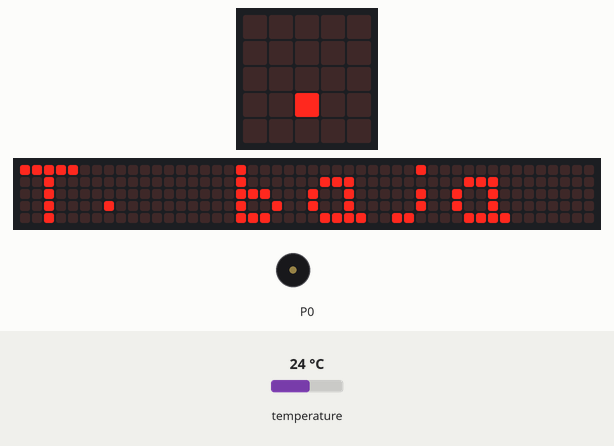
Recording of a program running on a simulated BBC micro:bit (MakeCode). Shown: the board's 5×5 LED display, a strip that is not on the board, showing the scrolling text unrolled, buzzer (waves = sounding). Inputs (shaded band) come from the test bench; at power-on: temperature 24 °C. The 48×5 strip is a reading aid, not a part: it shows the text the display is scrolling, unrolled, one strip-width of it at a time.

Above: at 5.28 s.
5.3 s: temperature set to 12 °C
At 11.09 s:
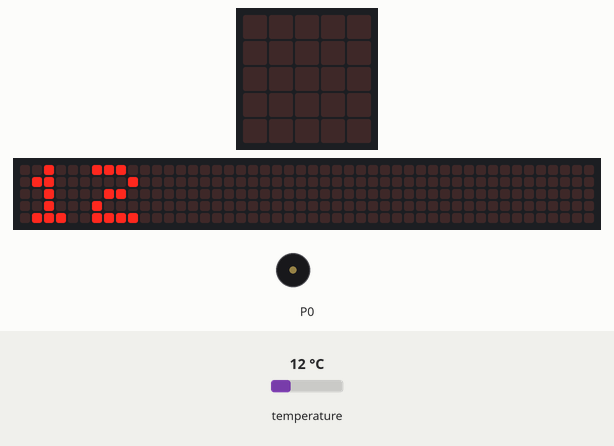
12.2 s: temperature set to 25.1 °C
At 13.68 s:
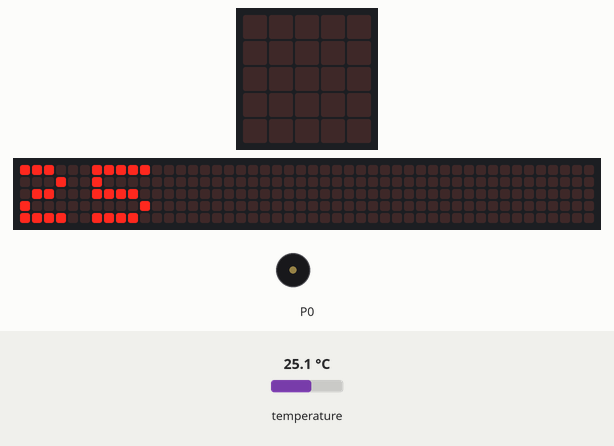
15.6 s: temperature set to 26.7 °C
At 27.43 s:
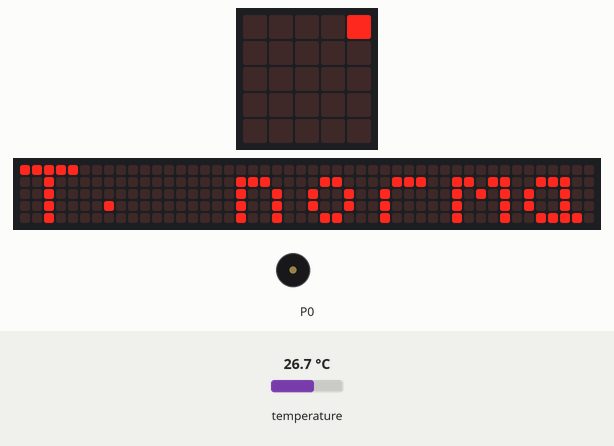
Timing chart, 0 to 28.8 s (numbered marks = the images above; inputs shaded):
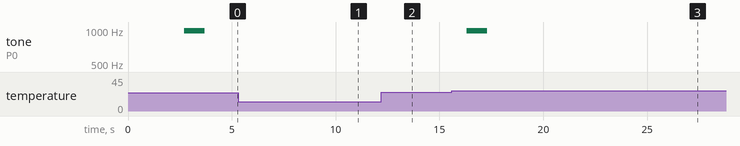

The program:

main.ts
```typescript
basic.forever(function () {

})
basic.forever(function () {
    while (input.temperature() > 34) {
        basic.showNumber(input.temperature())
        music.playTone(895, music.beat(BeatFraction.Double))
        basic.showString("T. alta")
    }
    while (input.temperature() < 26) {
        basic.showNumber(input.temperature())
        music.playTone(988, music.beat(BeatFraction.Double))
        basic.showString("T. baja")
        basic.showNumber(input.temperature())
    }
    basic.showString("T. normal")
})
```

test.ts
```typescript
// aquí va el archivo "tests"; esto no se compilará cuando este paquete se utilice como una extensión.
```

Measured:
- the behaviour switches between 25.9 and 26 °C on temperature (found by bisection; images 2 and 3)
